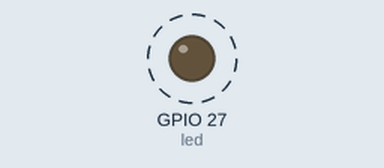
This program was run on a simulated ESP32 board running MicroPython. Parts: output pins drawn as LEDs (lit = HIGH). Dashed ring = blinking. What the program prints to the serial console is not drawn.

Above: at 0.5 s.
Timing chart, 0 to 4.6 s (numbered marks = the images above):
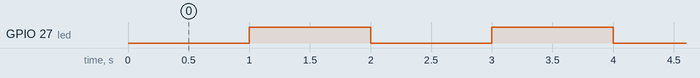

The program:

blink.py
```python
# Works only if your module uses a standard single color LED
# If you have a multi-color LED, you must use the blink-ws2812.py script

from machine import Pin
import time

# Define GPIO27
led = Pin(27, Pin.OUT)

while True:
    # Low-level illumination
    led.value(0)
    print("LED ON")
    time.sleep(1) # Wait for 1 second

    # High-level extinction
    led.value(1)
    print("LED OFF")
    time.sleep(1)
    print("bla")
```

Measured:
- by itself, GPIO 27 (led): alternates HIGH for 1.0 s and LOW for 1.0 s
